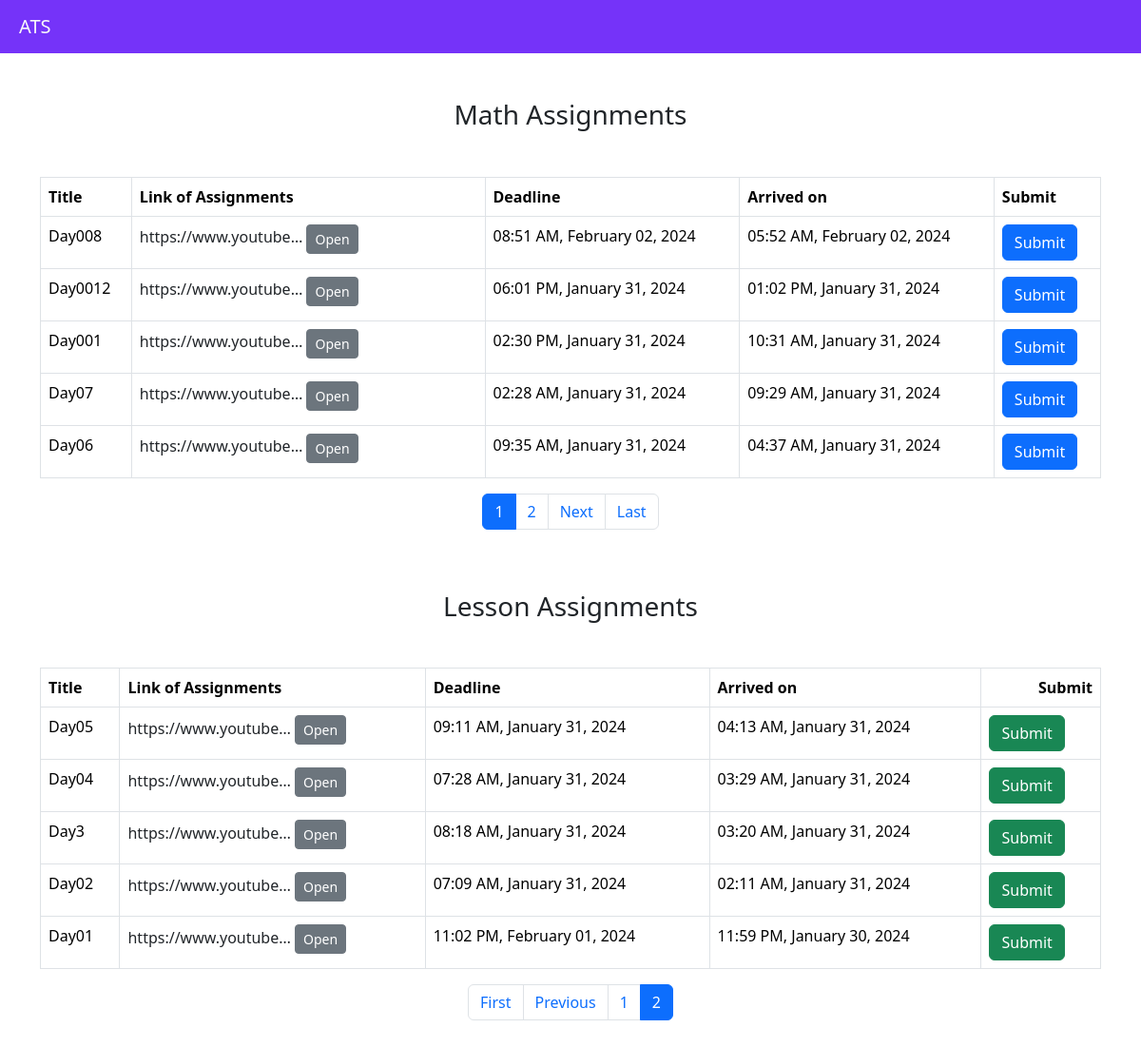
The page /all_assignments?lesson_page=2 on the database its author committed.
### student_work/models.py (models this page shows, shortened)
class Assignments(models.Model):
    created_by = models.ForeignKey(
        User, on_delete=models.CASCADE, related_name="created_assignments"
    )
    created_at = models.DateTimeField(auto_now_add=True)
    updated_at = models.DateTimeField(auto_now=True)
    title = models.CharField(max_length=200, blank=True)
    description = models.TextField(max_length=150, blank=True)
    is_submitted = models.BooleanField(default=False)
    math_send_time = models.DateTimeField()
    math_deadline = models.DateTimeField()
    math_question_link = models.URLField()
    lesson_send_time = models.DateTimeField()
    lesson_deadline = models.DateTimeField()
    lesson_question_link = models.URLField()

### student_work/views.py (the view)
# urls.py: path("all_assignments", views.all_assignments, name="all_assignments"),
def all_assignments(request):
    now = time_stamp()
    now_utc = now.astimezone(pytz.utc)
    math_assignments = Assignments.objects.filter(math_send_time__lt=now_utc).order_by(
        "-math_send_time"
    )
    lesson_assignments = Assignments.objects.filter(
        lesson_send_time__lt=now_utc
    ).order_by("-lesson_send_time")
    math_data = [
        {
            "math_id": assignment.id,
            "title": assignment.title,
            "link": assignment.math_question_link,
            "deadline": timezone.localtime(assignment.math_deadline),
            "send_time": timezone.localtime(assignment.math_send_time),
            "assignment_type": "math",
        }
        for assignment in math_assignments
    ]
    lesson_data = [
        {
            "lesson_id": assignment.id,
            "title": assignment.title,
            "link": assignment.lesson_question_link,
            "deadline": timezone.localtime(assignment.lesson_deadline),
            "send_time": timezone.localtime(assignment.lesson_send_time),
            "assignment_type": "lesson",
        }
        for assignment in lesson_assignments
    ]
    math_sub_Form = Math_sub_Form()
    lesson_sub_Form = Lesson_sub_Form()
    items_per_page = 5
    math_page = request.GET.get("math_page", 1)
    math_paginator = Paginator(math_data, items_per_page)
    if not str(math_page).isdigit():
        math_page = 1
    else:
        math_page = int(math_page)
    if math_page < 1:
        math_page = 1
    elif math_page > math_paginator.num_pages:
        math_page = math_paginator.num_pages
    math_data_page = math_paginator.page(math_page)
    lesson_page = request.GET.get("lesson_page", 1)
    lesson_paginator = Paginator(lesson_data, items_per_page)
    if not str(lesson_page).isdigit():
        lesson_page = 1
    else:
        lesson_page = int(lesson_page)
    if lesson_page < 1:
        lesson_page = 1
    elif lesson_page > lesson_paginator.num_pages:
        lesson_page = lesson_paginator.num_pages
    lesson_data_page = lesson_paginator.page(lesson_page)
    context = {
        "current_time": now,
        "math_data": math_data_page,
        "lesson_data": lesson_data_page,
        "math_sub_Form": math_sub_Form,
        "lesson_sub_Form": lesson_sub_Form,
    }
    return render(request, "student_work/all_assignments.html", context)

### student_work/views.py (called while the page is built)
def time_stamp():
    timezone.activate("Asia/Kolkata")
    current_time = timezone.localtime(timezone.now())
    formatted_current = current_time.strftime("%Y-%m-%dT%H:%M")
    formatted_current_time = timezone.datetime.strptime(
        formatted_current, "%Y-%m-%dT%H:%M"
    )
    now = formatted_current_time
    return now

### student_work/templates/student_work/all_assignments.html (shortened to what this page needs)
    {% extends 'student_work/base.html' %}
    {% block content %}
    <div class="container mt-5 mb-4">
        <h3 class="text-center my-5">Math Assignments</h3>
        <div class="table-responsive">
            <table class="table table-bordered">
                <thead>
                    <tr>
                        <th>Title</th>
                        <th class="col-6 col-sm-4">Link of Assignments</th>
                        <th>Deadline</th>
                        <th>Arrived on </th>
                        <th>Submit</th>
                    </tr>
                </thead>
                <tbody>
                    {% for assignment in math_data %}
                        <tr>
                            <td>{{ assignment.title }}</td>
                            <td>
                                <a
                                    href="{{ assignment.link }}"
                                    data-bs-toggle="popover"
                                    data-bs-content="{{ assignment.link }}"
                                    data-bs-trigger="hover"
                                    data-bs-placement="top"
                                    role="button"
                                    class="text-decoration-none text-dark"
                                    target="_blank"
                                    style="transition: color 0.3s;"
                                >
                                    {{ assignment.link|truncatechars:20 }}
                                    <button
                                        class="btn btn-sm btn-secondary"
                                        data-bs-toggle="tooltip"
                                        data-bs-placement="top"
                                        title="Open in New Tab"
                                        style="pointer-events: none;"
                                    >
                                        Open
                                    </button>
                                </a>
                            </td>
                            <td>{{ assignment.deadline|date:"h:i A, F d, Y" }}</td>
                            <td>{{ assignment.send_time|date:"h:i A, F d, Y" }}</td>
                            <td>
                                {% if not assignment.is_submitted %}
                                    <button class="btn btn-primary" data-bs-toggle="modal" data-bs-target="#exampleModalMath_{{ assignment.id }}">
                                        Submit
                                    </button>
                                {% else %}
                                    <p>Assignment already submitted</p>
                                {% endif %}
                            </td>
                        </tr>
                    {% endfor %}
                </tbody>
            </table>
            <nav aria-label="Math Assignments Pagination">
                <ul class="pagination justify-content-center">
                    {% for page in math_data.paginator.page_range %}
                        <li class="page-item{% if page == math_data.number %} active{% endif %}">
                            <a class="page-link" href="?math_page={{ page }}">{{ page }}</a>
                        </li>
                    {% endfor %}
                    {% if math_data.has_next %}
                        <li class="page-item">
                            <a class="page-link" href="?math_page={{ math_data.next_page_number }}" aria-label="Next">Next</a>
                        </li>
                        <li class="page-item">
                            <a class="page-link" href="?math_page={{ math_data.paginator.num_pages }}" aria-label="Last">Last</a>
                        </li>
                    {% endif %}
                </ul>
            </nav>
        </div>
        <h3 class="text-center my-5">Lesson Assignments</h3>
        <div class="table-responsive">
            <table class="table table-bordered">
                <thead>
                    <tr>
                        <th>Title</th>
                        <th>Link of Assignments</th>
                        <th>Deadline</th>
                        <th>Arrived on</th>
                        <th style="text-align: right;">Submit</th>
                    </tr>
                </thead>
                <tbody>
                    {% for assignment in lesson_data %}
                        <tr>
                            <td>{{ assignment.title }}</td>
                            <td>
                                <a
                                    href="{{ assignment.link }}"
                                    data-bs-toggle="popover"
                                    data-bs-content="{{ assignment.link }}"
                                    data-bs-trigger="hover"
                                    data-bs-placement="top"
                                    role="button"
                                    class="text-decoration-none text-dark"
                                    target="_blank"
                                    style="transition: color 0.3s;"
                                >
                                    {{ assignment.link|truncatechars:20 }}
                                    <button
                                        class="btn btn-sm btn-secondary"
                                        data-bs-toggle="tooltip"
                                        data-bs-placement="top"
                                        title="Open in New Tab"
                                        style="pointer-events: none;"
                                    >
                                        Open
                                    </button>
                                </a>
                            </td>
                            <td>{{ assignment.deadline|date:"h:i A, F d, Y" }}</td>
                            <td>{{ assignment.send_time|date:"h:i A, F d, Y" }}</td>
                            <td>
                                <button class="btn btn-success" data-bs-toggle="modal" data-bs-target="#exampleModalLesson_{{ assignment.id }}">
                                    Submit
                                </button>
                            </td>
                        </tr>
                    {% endfor %}
                </tbody>
            </table>
        <nav aria-label="Lesson Assignments Pagination">
            <ul class="pagination justify-content-center">
                {% if lesson_data.has_previous %}
                    <li class="page-item">
                        <a class="page-link" href="?lesson_page=1" aria-label="First">First</a>
                    </li>
                    <li class="page-item">
                        <a class="page-link" href="?lesson_page={{ lesson_data.previous_page_number }}" aria-label="Previous">Previous</a>
                    </li>
                {% endif %}
                {% for page in lesson_data.paginator.page_range %}
                    <li class="page-item{% if page == lesson_data.number %} active{% endif %}">
                        <a class="page-link" href="?lesson_page={{ page }}">{{ page }}</a>
                    </li>
                {% endfor %}
            </ul>
        </nav>
        </div>
    </div>
    {% endblock %}

### rows shown on the page
Assignments: title "Day008", link "https://www.youtube…"
Assignments: title "Day0012", link "https://www.youtube…"
Assignments: title "Day001", link "https://www.youtube…"
Assignments: title "Day07", link "https://www.youtube…"
Assignments: title "Day06", link "https://www.youtube…"
Assignments: title "Day05", link "https://www.youtube…"
Assignments: title "Day04", link "https://www.youtube…"
Assignments: title "Day3", link "https://www.youtube…"
Assignments: title "Day02", link "https://www.youtube…"
Assignments: title "Day01", link "https://www.youtube…"

### other values the page prints
{{ assignment.deadline|date:"h:i A, F d, Y" }} "08:51 AM, February 02, 2024" "06:01 PM, January 31, 2024" "02:30 PM, January 31, 2024" "02:28 AM, January 31, 2024" "09:35 AM, January 31, 2024"
{{ assignment.send_time|date:"h:i A, F d, Y" }} "05:52 AM, February 02, 2024" "01:02 PM, January 31, 2024" "10:31 AM, January 31, 2024" "09:29 AM, January 31, 2024" "04:37 AM, January 31, 2024"
{{ page }} "1" "2"
{{ assignment.deadline|date:"h:i A, F d, Y" }} "09:11 AM, January 31, 2024" "07:28 AM, January 31, 2024" "08:18 AM, January 31, 2024" "07:09 AM, January 31, 2024" "11:02 PM, February 01, 2024"
{{ assignment.send_time|date:"h:i A, F d, Y" }} "04:13 AM, January 31, 2024" "03:29 AM, January 31, 2024" "03:20 AM, January 31, 2024" "02:11 AM, January 31, 2024" "11:59 PM, January 30, 2024"
